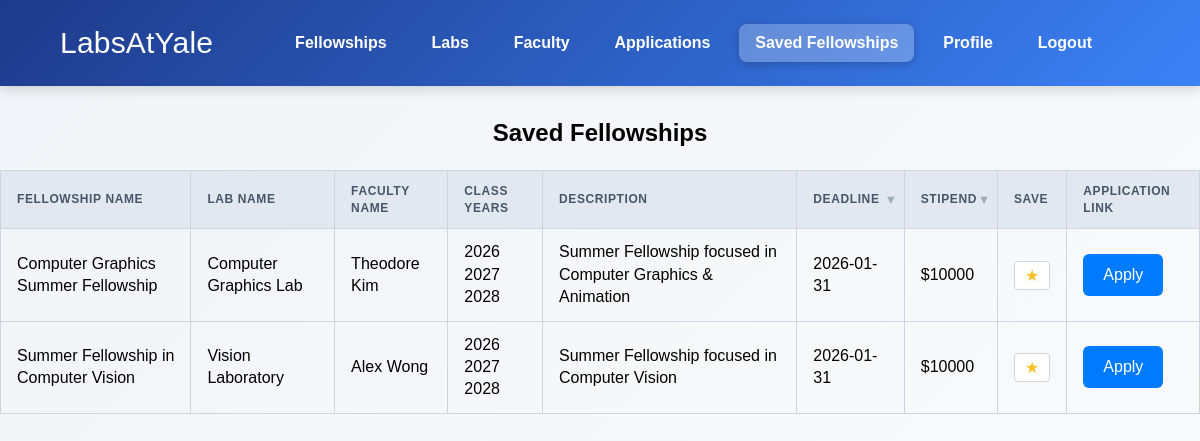
Page /saved_fellowships (signed in) on the committed database.
### tables this page shows
CREATE TABLE fellowships (
    fellowship_id INTEGER PRIMARY KEY AUTOINCREMENT,
    lab_num INTEGER,
    name TEXT NOT NULL,
    class_years TEXT,
    description TEXT,
    deadline TEXT,
    stipend INTEGER,
    capacity INTEGER DEFAULT 1,
    FOREIGN KEY (lab_num) REFERENCES labs(lab_num) ON DELETE SET NULL
);

### fellowship.py (the view)
@app.route('/saved_fellowships')
@login_required
def saved_fellowships():
    saved_list = get_saved_fellowships(current_user.net_id)
    fellowship_id = None
    saved_ids = get_saved_fellowship_ids(current_user.net_id)
    return render_template('saved_fellowships.html', fellowships_list=saved_list, fellowship_id=fellowship_id, saved_fellowship_ids=saved_ids)

### Users.py (called while the page is built)
    def get_fellowship_id(self):
        return self.fellowship_id

    def get_fellowship_name(self):
        return self.fellowship_name

    def get_lab_name(self):
        return self.lab_name

    def get_faculty_name(self):
        return self.faculty_name

    def get_class_years(self):
        return self.class_years

    def get_description(self):
        return self.description

    def get_deadline(self):
        return self.deadline

    def get_stipend(self):
        return self.stipend

### ab_testing.py (called while the page is built)
def _session_key(test_name):
    return f"ab_test:{test_name}"

def _assign_variant(test_name, config):
    key = _session_key(test_name)
    if key in session:
        return
    variants = list(config.get("variants", {}).keys())
    if not variants:
        return
    session[key] = random.choice(variants)

def ab_test_middleware():
    if request.endpoint == "static":
        return
    for test_name, config in AB_TESTS.items():
        _assign_variant(test_name, config)

### database.py (called while the page is built)
def get_user_by_netid(q):
    user = None
    with closing(connect(_DATABASE_URL)) as conn:
        cur = conn.cursor()
        if q and len(q) == 1:
            query = '''SELECT u.net_id, u.first_name,
            u.last_name, u.email, u.role, u.password_hash
            FROM Users u
            WHERE u.net_id = ?'''
            net_id = q[0]
            params = [net_id]
            cur.execute(query, params)
            result = cur.fetchall()
            if result:
                result = result[0]
                user = AuthUser(net_id=result[0], first_name=result[1], last_name=result[2], email=result[3], role=result[4])
                return user
            else:
                return None

def get_saved_fellowship_ids(student_net_id):
    with closing(connect(_DATABASE_URL)) as conn:
        cur = conn.cursor()
        cur.execute('''
            SELECT fellowship_id FROM saved_fellowships
            WHERE student_net_id = ?
            ORDER BY saved_at DESC
        ''', (student_net_id,))
        return [row[0] for row in cur.fetchall()]

### fellowship.py (called while the page is built)
@login_manager.user_loader
def load_user(net_id):
    return get_user_by_netid([net_id])

### templates/saved_fellowships.html (shortened to what this page needs)
<!DOCTYPE html>
<html lang="en">
  <head>
    <link
      rel="stylesheet"
      href="{{ url_for('static', filename='styles.css') }}"
    />
  </head>
  <body>
    <header class="topbar">
      <div class="inner_topbar">
        <div class="logo">
          <a class="logotext" href="{{ url_for('index') }}"> LabsAtYale </a>
        </div>
        <nav class="navigationBar">
          <a
            href="{{ url_for('fellowships') }}"
            class="{% if request.path == '/fellowships' %}active{% endif %}"
            >Fellowships</a
          >
          <a
            href="{{ url_for('labs') }}"
            class="{% if request.path == '/labs' %}active{% endif %}"
            >Labs</a
          >
          <a
            href="{{ url_for('faculty') }}"
            class="{% if request.path == '/faculty' %}active{% endif %}"
            >Faculty</a
          >
           {% if current_user.role == 'student' %}
          <a
            href="{{ url_for('applications') }}"
            class="{% if request.path == '/applications' %}active{% endif %}"
            >Applications</a
          >
          <a
            href="{{ url_for('saved_fellowships') }}"
            class="{% if request.path == '/saved_fellowships' %}active{% endif %}"
            >Saved Fellowships</a
          >
          {% endif %} {% if current_user.is_authenticated %}
          <a
            href="{{ url_for('profile') }}"
            class="{% if request.path == '/profile' %}active{% endif %}"
            >Profile</a
          >
          <a href="{{ url_for('logout') }}">Logout</a>
          {% else %}
          <a href="{{ url_for('login') }}">Login</a>
          {% endif %}
        </nav>
      </div>
    </header>
    <h2 style="text-align: center; margin-top: 30px">Saved Fellowships</h2>
    {% if fellowships_list|length == 0 %}
    <p style="text-align: center; margin-top: 20px">
      You have no saved fellowships.
    </p>
    {% else %}
    <table class="result-table">
      <thead>
        <tr>
          <th>Fellowship Name</th>
          <th>Lab Name</th>
          <th>Faculty Name</th>
          <th>Class Years</th>
          <th>Description</th>
          <th class="sortable" data-column="deadline">Deadline</th>
          <th class="sortable" data-column="stipend">Stipend</th>
          {% if current_user.role == 'student' %}
          <th>Save</th>
          <th>Application Link</th>
          {% endif %}
        </tr>
      </thead>
      <tbody>
        {% for f in fellowships_list %}
        <tr
          class="fellowship-row"
          data-fellowship-name="{{ f.get_fellowship_name() }}"
          data-fellowship-id="{{ f.get_fellowship_id() }}"
          data-lab-name="{{ f.get_lab_name() }}"
          data-faculty="{{ f.get_faculty_name() }}"
          data-class="{{  f.get_class_years() }}"
          data-description="{{ f.get_description() }}"
          data-deadline="{{ f.get_deadline() }}"
          data-stipend="{{ f.get_stipend() }}"
        >
          <td>{{f.get_fellowship_name()}}</td>
          <td>{{f.get_lab_name()}}</td>
          <td>{{f.get_faculty_name()}}</td>
          <td>{{ f.get_class_years().replace(",", "<br />")|safe }}</td>
          <td>{{ f.get_description() }}</td>
          <td>{{ f.get_deadline() }}</td>
          <td>${{ f.get_stipend() }}</td>
          {% if current_user.role == 'student' %}
          <td>
            <button
              class="save-btn"
              data-fellowship-id="{{ f.get_fellowship_id() }}"
              data-saved="{{ 'true' if f.get_fellowship_id() in saved_fellowship_ids else 'false' }}"
            >
              {{ '★' if f.get_fellowship_id() in saved_fellowship_ids else '☆'
              }}
            </button>
          </td>
          <td>
            <a
              href="{{ url_for('apply_fellowship', fellowship_id=f.get_fellowship_id()) }}"
              class="btn btn-primary"
            >
              Apply
            </a>
          </td>
          {% endif %}
        </tr>
        {% endfor %}
      </tbody>
    </table>
    {% endif %}
  </body>
</html>

### static/styles.css (style rules this page uses)
:root { --primary-blue: #1976d2; --primary-dark: #1e3a8a; --accent-blue: #3b82f6; --text-dark: #263238; --text-muted: #546e7a; --bg-light: #f8fafc; --border-color: #e2e8f0; --shadow-sm: 0 1px 3px rgba(0,0,0,0.1); --shadow-md: 0 4px 12px rgba(0,0,0,0.1); --shadow-lg: 0 4px 20px rgba(0, 0, 0, 0.08); --radius-sm: 6px; --radius-md: 12px; --radius-lg: 16px; }
body { font-family: Gill Sans, sans-serif; min-height: 100vh; margin: 0; line-height: 1.4; background: linear-gradient(135deg, #f1f5f9 0%, #fafafa 100%); }
.topbar { background: linear-gradient(135deg, #1e3a8a 0%, #3b82f6 100%); padding: 8px 40px; position: sticky; top: 0; z-index: 10; box-shadow: 0 4px 12px rgba(0, 0, 0, 0.15); color: white; }
.inner_topbar { max-width: 1100px; margin: 0 auto; padding: 0 20px; display: flex; align-items: center; justify-content: space-between; }
.logo { display: flex; gap: 10px; font-weight: 500; letter-spacing: 0.2px; }
.logotext { font-size: 30px; text-decoration: none; color: inherit; display: block; }
.navigationBar { background: transparent; display: flex; gap: 0.8rem; padding: 1rem 2rem; border-radius: 12px; }
.navigationBar a { color: white; font-weight: 600; padding: 0.5rem 1rem; }
nav a { color: #ffffff; text-decoration: none; font-weight: 600; padding: 0.6rem 1.2rem; border-radius: 8px; transition: all 0.3s ease; }
nav a.active { background: rgba(255, 255, 255, 0.25); box-shadow: 0 2px 8px rgba(0, 0, 0, 0.2); }
.btn { display: inline-block; padding: 12px 18px; border-radius: 10px; font-weight: 500; text-decoration: none; border: 1px solid transparent; }
.result-table { border-collapse: collapse; width: 100%; margin-top: 10px; border: 1px solid #d1d5db; }
.result-table th, .result-table td { padding: 12px 16px; border: 1px solid #d1d5db; text-align: left; }
.result-table th { background-color: #e2e8f0; font-weight: 600; color: #475569; text-transform: uppercase; font-size: 0.75rem; letter-spacing: 0.05em; }
.save-btn { background: #fff; border: 1px solid #d1d5db; border-radius: 4px; font-size: 1rem; cursor: pointer; padding: 4px 10px; transition: all 0.2s ease; }
.save-btn[data-saved="true"] { color: #fbbf24; }
.btn-primary { background-color: #007bff; color: white; border: none; padding: 10px 20px; font-size: 16px; border-radius: var(--radius-sm); cursor: pointer; transition: all 0.2s ease; }
th.sortable { cursor: pointer; position: relative; padding-right: 20px; }
th.sortable::after { content: "▼"; position: absolute; right: 6px; font-size: 0.8rem; opacity: 0.4; }

### rows in the picture
fellowships: get_fellowship_name "Computer Graphics Summer Fellowship", get_lab_name "Computer Graphics Lab", get_faculty_name "Theodore Kim", get_class_years "2026 2027 2028", get_description "Summer Fellowship focused in Computer Graphics & Animation", get_deadline "2026-01-31", get_stipend "10000", value "★"
fellowships: get_fellowship_name "Summer Fellowship in Computer Vision", get_lab_name "Vision Laboratory", get_faculty_name "Alex Wong", get_class_years "2026 2027 2028", get_description "Summer Fellowship focused in Computer Vision", get_deadline "2026-01-31", get_stipend "10000", value "★"
